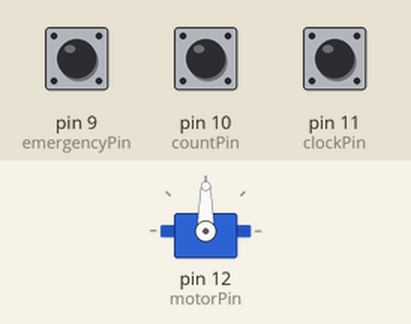
Bench run of a sketch on a simulated Arduino Uno, built with avr-gcc and run on an emulated ATmega328P. Parts: servo. The test bench sets the inputs (shaded band); at power-on: pin 10 (countPin) HIGH, pin 9 (emergencyPin) HIGH, pin 11 (clockPin) HIGH.

Above: at 1.2 s.
1.3 s: pin 10 (countPin) pulled LOW for 0.15 s
At 2.4 s:
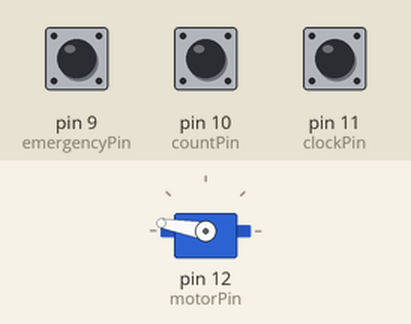
2.9 s: pin 9 (emergencyPin) pulled LOW for 0.15 s
At 3.3 s:
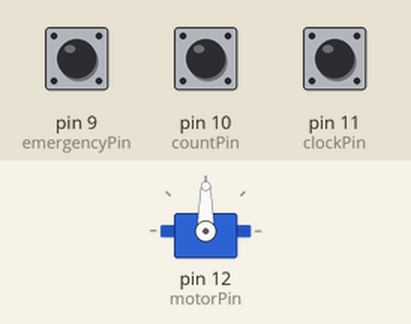
4.5 s: pin 11 (clockPin) pulled LOW for 0.15 s
At 4.9 s:
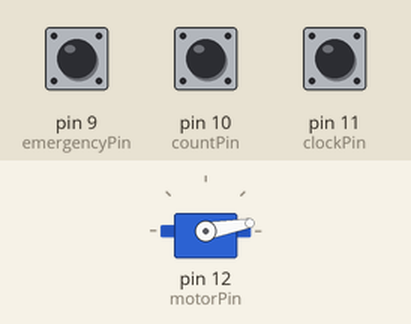
6.1 s: pin 9 (emergencyPin) pulled LOW for 1 s
At 6.9 s:
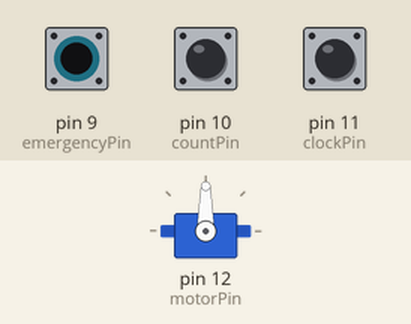
Timing chart, 0 to 9.1 s (numbered marks = the images above; inputs shaded):
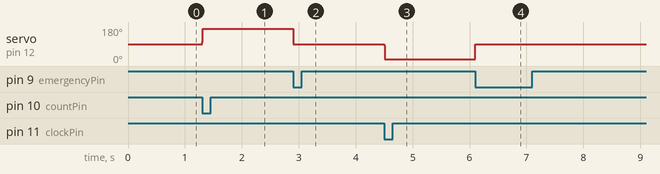

The sketch:

cantilever_motor.ino
```cpp
//Servo library
#include <Servo.h>

//Pin Connections
//13 wasn't used due to the bootloader from Arduino when powered
const int motorPin = 12;
const int clockPin = 11;      // Clockwise
const int countPin = 10;      // Counter-Clockwise
const int emergencyPin = 9;  //Pin to emergency stop to minimize damage

//Speeds for the motor
const int stopMode = 90;
const int clockSpeed = 10;
const int countSpeed = 170;

//90 is a full stop


//MILLISSECONDS!!!!
unsigned long totalRun = 42350; //Total time IN MILLISSECONDS the motor will be on if the button is pressed

/*
Variables used for the final days:
Day 1:
unsigned long totalRun = 42350;

Day 2:
unsigned long totalRun = 24152;

Reflection: Overestimated the time needed to lower the 1250g weight
2.25 meters.
*/


unsigned long accTime = 10;  //Time for acceleration (Milliseconds)

//The motor itself
Servo parallaxServo;
//Motor, at max speed, is about 50 - 60 RPM in optimal conditions

void setup() {
  pinMode(clockPin, INPUT_PULLUP); //INPUT_PULLUP is used to be aware of static electricity in the air
  pinMode(countPin, INPUT_PULLUP); //Will be turned on only when pressed
  pinMode(emergencyPin, INPUT_PULLUP);

  parallaxServo.attach(motorPin); //Attaches the motor to the pin (12)
}

void loop() {

  if(digitalRead(emergencyPin) == LOW) { //Low was when the button is pressed, current goes through
    // This creates a low-voltage area from the pin
    parallaxServo.write(stopMode); //StopMode is 90, stopping the motor
    delay(15);
  }


  if(digitalRead(clockPin) == LOW){
    unsigned long startTime = millis();
    //Begins the clock

   while (true) {
    unsigned long elapsedTime = millis() - startTime;
     //Takes in the relative time

    //If the button is ever pressed, a full absolute stop will be executed with priority
    if(digitalRead(emergencyPin) == LOW) {
      parallaxServo.write(stopMode);
      delay(15);
      break;
    }

    else if(elapsedTime <= accTime) { //If time is less than the time to accelerate, begin acceleration process
      int clockAccSpeed = map(elapsedTime, 0, accTime, stopMode, clockSpeed); //Scales the speed with the time from stop to speed
      //Takes in the elapsed time
      //Structure: map(value, fromLow, fromHigh, toLow, toHigh)
      //Takes in the value of time, starting at 0 to acceleration, scaled from stop to go!
      //At 0, it  will result in a stop, and at accTime - 1, you will get full speed
      parallaxServo.write(clockAccSpeed);
      //Runs that time for the speed acceleration
    }

    else if ((elapsedTime > accTime) && (elapsedTime < totalRun)) {
      parallaxServo.write(clockSpeed);
    }
    else {
      parallaxServo.write(stopMode); //When done, stop
      break;
    }
    delay(1); //Time for the motor to get itself together, only 1/1000th of a second
   }
  }


//Same logic, just counterclockwise

   if(digitalRead(countPin) == LOW){
    unsigned long startTime = millis();
     //Begins timer

   while (true) {
    unsigned long elapsedTime = millis() - startTime;
     //Records relative elapsed time

    if(digitalRead(emergencyPin) == LOW) {
      parallaxServo.write(stopMode);
      delay(15);
      break;
    }

    else if(elapsedTime <= accTime) {
      int countAccSpeed = map(elapsedTime, 0, accTime, stopMode, countSpeed);
      //Begins the acceleration
      //Structure: map(value, fromLow, fromHigh, toLow, toHigh)
      parallaxServo.write(countAccSpeed);
    }

    else if ((elapsedTime > accTime) && (elapsedTime < totalRun)) {
      //Will run at normal speed when in the middle interval
      parallaxServo.write(countSpeed);
    }
    else {
      parallaxServo.write(stopMode);
      break;
    }
    delay(1); //Makes sure the motor can handle it
   }
  }
}

//March 15, 2026
//Servo_Motor_Code v.final
```

Measured:
- after the input at 1.3 s, servo on pin 12 (motorPin): 90° → 170° at once
- after the input at 2.9 s, servo on pin 12 (motorPin): 170° → 90° at once
- after the input at 4.5 s, servo on pin 12 (motorPin): 90° → 10° at once
- after the input at 6.1 s, servo on pin 12 (motorPin): 10° → 90° at once
